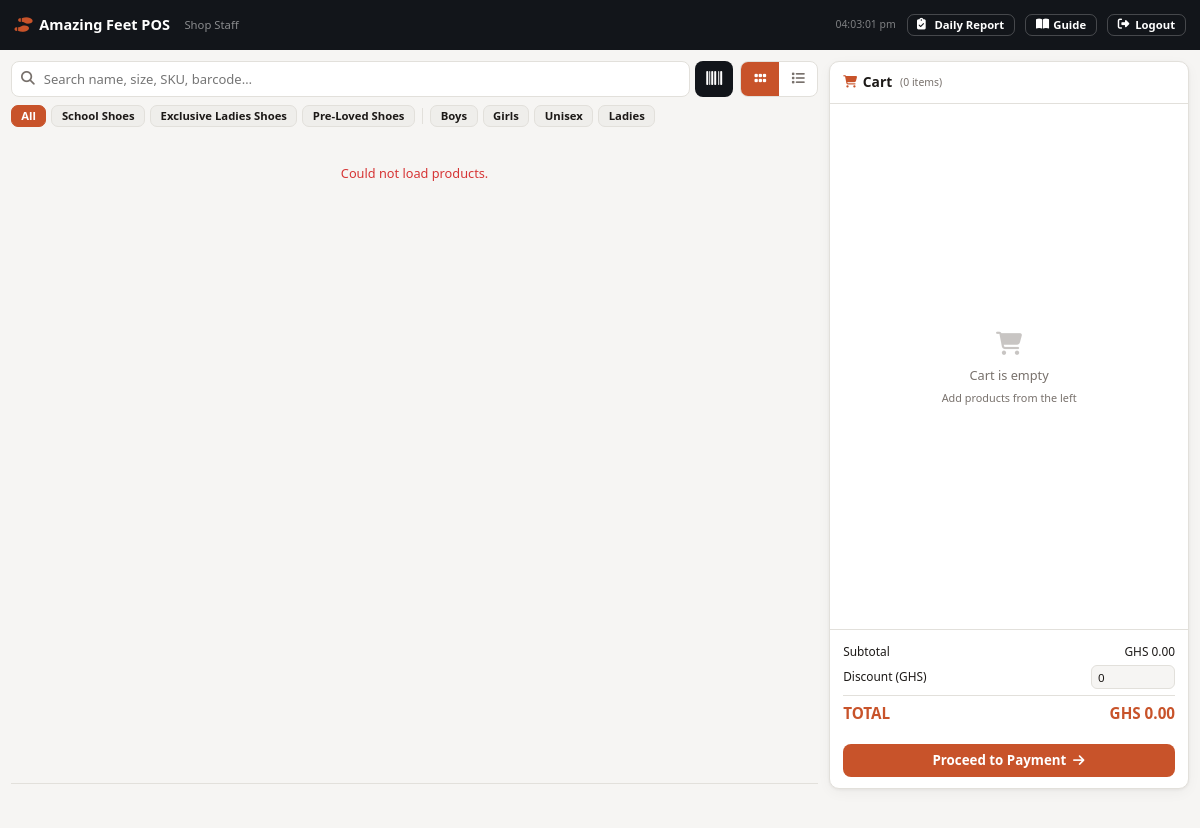
/pos (signed in), run on the app's committed database.
### tables this page shows
CREATE TABLE IF NOT EXISTS categories (
    id         INT AUTO_INCREMENT PRIMARY KEY,
    name       VARCHAR(100) NOT NULL,
    slug       VARCHAR(100) UNIQUE NOT NULL,
    sort_order INT DEFAULT 0
);

### app/Controllers/PosController.php (called while the page is built, shortened)
<?php
class PosController {
    public function index(): void {
        $categories = (new CategoryModel())->all();
        view('pos/index', compact('locations', 'categories'));
    }
}

### config/database.php (called while the page is built, shortened)
<?php
function getDB(): PDO {
    static $pdo = null;
    if ($pdo === null) {
        try {
            $dsn = 'mysql:host='.DB_HOST.';dbname='.DB_NAME.';charset='.DB_CHARSET;
            $pdo = new PDO($dsn, DB_USER, DB_PASS, [
                PDO::ATTR_ERRMODE            => PDO::ERRMODE_EXCEPTION,
                PDO::ATTR_DEFAULT_FETCH_MODE => PDO::FETCH_ASSOC,
                PDO::ATTR_EMULATE_PREPARES   => false,
            ]);
        } catch (PDOException $e) {
            http_response_code(500);
            $hint = 'Check DB_HOST / DB_NAME / DB_USER / DB_PASS in config/local.php on the server.';
            if (str_contains($_SERVER['HTTP_HOST'] ?? '', 'localhost')) {
                $hint .= ' Detail: ' . htmlspecialchars($e->getMessage(), ENT_QUOTES, 'UTF-8');
            }
            die('<h1>Database connection failed</h1><p>'.$hint.'</p>');
        }
    }
    return $pdo;
}

### app/Models/SupportModels.php (called while the page is built, shortened)
<?php
class CategoryModel {
    private PDO $db;
    public function __construct() { $this->db = getDB(); }
    public function all(): array { return $this->db->query("SELECT * FROM categories ORDER BY sort_order")->fetchAll(); }
}

### app/Views/pos/index.php (the view, shortened to what this page needs)
<!DOCTYPE html>
<html lang="en">
<head>
  <link rel="stylesheet" href="<?= BASE_PATH ?>/assets/css/app.css">
  <link rel="stylesheet" href="<?= BASE_PATH ?>/assets/css/app-compact.css">
  <link rel="stylesheet" href="<?= BASE_PATH ?>/assets/css/pos.css">
  <link rel="stylesheet" href="https://cdnjs.cloudflare.com/ajax/libs/font-awesome/6.5.2/css/all.min.css">
</head>
<body class="pos-body">
<div class="pos-topbar">
  <span class="pos-brand">
    <i class="fa-solid fa-shoe-prints" aria-hidden="true"></i>
    <span class="pos-brand-text">Amazing Feet POS</span>
  </span>
  <span class="pos-user"><?= e($_SESSION['user_name']??'') ?></span>
  <span class="pos-clock" id="clock"></span>
  <?php if (isOwner()): ?>
  <a href="<?= BASE_PATH ?>/dashboard" class="btn btn-ghost btn-sm pos-topbar-btn"><i class="fa-solid fa-chart-pie" aria-hidden="true"></i> <span>Dashboard</span></a>
  <a href="<?= BASE_PATH ?>/assessments" class="btn btn-ghost btn-sm pos-topbar-btn"><i class="fa-solid fa-clipboard-user" aria-hidden="true"></i> <span>Assessments</span></a>
  <?php else: ?>
  <a href="<?= BASE_PATH ?>/assessment" class="btn btn-ghost btn-sm pos-topbar-btn"><i class="fa-solid fa-clipboard-check" aria-hidden="true"></i> <span>Daily Report</span></a>
  <?php endif; ?>
  <a href="<?= BASE_PATH ?>/help" class="btn btn-ghost btn-sm pos-topbar-btn"><i class="fa-solid fa-book-open" aria-hidden="true"></i> <span>Guide</span></a>
  <a href="<?= BASE_PATH ?>/logout" class="btn btn-ghost btn-sm pos-topbar-btn"><i class="fa-solid fa-right-from-bracket" aria-hidden="true"></i> <span>Logout</span></a>
</div>
<div class="pos-shell">
  <div class="pos-left">
    <div class="pos-toolbar">
      <div class="search-bar">
        <span class="search-bar-ic" aria-hidden="true"><i class="fa-solid fa-magnifying-glass"></i></span>
        <input type="text" id="searchInput" placeholder="Search name, size, SKU, barcode…" autocomplete="off" oninput="scheduleProductSearch(this.value)">
        <button type="button" class="barcode-btn" id="barcodeBtn" onclick="toggleBarcodeMode()" title="Scan SKU or barcode"><i class="fa-solid fa-barcode" aria-hidden="true"></i></button>
      </div>
      <div class="pos-view-toggle" role="group" aria-label="Product view">
        <button type="button" class="pos-view-btn active" id="viewGridBtn" onclick="setViewMode('grid')" title="Grid view"><i class="fa-solid fa-grip" aria-hidden="true"></i></button>
        <button type="button" class="pos-view-btn" id="viewListBtn" onclick="setViewMode('list')" title="List view"><i class="fa-solid fa-list" aria-hidden="true"></i></button>
      </div>
    </div>
    <div class="pos-filters">
      <button type="button" class="btn btn-sm btn-ghost cat-filter active" data-cat="" onclick="filterCat(this,'')">All</button>
      <?php foreach ($categories as $c): ?>
      <button type="button" class="btn btn-sm btn-ghost cat-filter" data-cat="<?= $c['id'] ?>" onclick="filterCat(this,'<?= $c['id'] ?>')"><?= e($c['name']) ?></button>
      <?php endforeach; ?>
      <?php foreach (['Boys','Girls','Unisex','Ladies'] as $g): ?>
      <button type="button" class="btn btn-sm btn-ghost gender-filter" data-gender="<?= $g ?>" onclick="filterGender(this,'<?= $g ?>')"><?= $g ?></button>
      <?php endforeach; ?>
    </div>
    <div class="product-grid" id="productGrid" data-view="grid">
    </div>
    <div id="posPagination" class="pos-pagination" aria-label="Product pages"></div>
  </div>
  <div class="pos-right">
    <div class="cart-header">
      <i class="fa-solid fa-cart-shopping" aria-hidden="true"></i> Cart
      <span id="cartCount" class="cart-count-lbl">(0 items)</span>
    </div>
    <div id="cartItems" class="cart-items">
      <div class="cart-empty">
        <span class="cart-empty-ic"><i class="fa-solid fa-cart-shopping" aria-hidden="true"></i></span>
        <span>Cart is empty</span>
        <span class="cart-empty-hint">Add products from the left</span>
      </div>
    </div>
    <div class="cart-footer">
      <div class="cart-totals">
        <div class="totals-row"><span>Subtotal</span><span id="totSubtotal">GHS 0.00</span></div>
        <div class="totals-row">
          <span>Discount (GHS)</span>
          <input type="number" id="discountInput" value="0" min="0" step="0.01" oninput="updateTotals()">
        </div>
        <div class="totals-row grand"><span>TOTAL</span><span id="totTotal">GHS 0.00</span></div>
      </div>
      <button type="button" class="btn btn-primary pay-btn" id="checkoutBtn" onclick="openCheckout()" disabled>
        Proceed to Payment <i class="fa-solid fa-arrow-right" aria-hidden="true"></i>
      </button>
    </div>
  </div>
</div>
</body>
</html>

### public/index.php (shortened to what this page needs)
<?php
require ROOT . '/config/database.php';
require APP_ROOT . '/Models/SupportModels.php';
function view(string $tpl, array $data = []): void {
    extract($data);
    $f = APP_ROOT.'/Views/'.$tpl.'.php';
    require $f;
}
function isOwner(): bool     { return ($_SESSION['user_role'] ?? '') === 'owner'; }
function e(mixed $s): string { return htmlspecialchars((string)$s, ENT_QUOTES, 'UTF-8'); }
$uri = parse_url($_SERVER['REQUEST_URI'] ?? '/', PHP_URL_PATH) ?? '/';
$relative = $uri;
$path = '/' . trim($relative, '/');
$method = $_SERVER['REQUEST_METHOD'];
foreach ($routes as [$rm, $pattern, $ctrl, $action, $mw]) {
    $regex = '#^'.preg_replace('/\{[a-z_]+\}/', '([^/]+)', $pattern).'$#';
    if ($method === $rm && preg_match($regex, $path, $m)) {
        array_shift($m);
        (new $ctrl())->$action(...$m);
        break;
    }
}

### public/assets/css/app.css (style rules this page uses)
*,*::before,*::after { box-sizing:border-box;margin:0;padding:0 }
html { font-size:14.5px }
body { font-family:var(--font);background:var(--bg);color:var(--text);line-height:1.5;min-height:100vh;-webkit-font-smoothing:antialiased }
.btn .icon, .btn i { width:1rem;font-size:.9rem;line-height:1 }
.btn-sm .icon,.btn-xs .icon, .btn-sm i,.btn-xs i { width:.85rem;font-size:.8rem }
input,select,textarea { width:100%;background:var(--bg);border:1px solid var(--border); color:var(--text);padding:.5rem .75rem;border-radius:7px; font-family:var(--font);font-size:.88rem; transition:border-color .15s;outline:none; }
.btn { display:inline-flex;align-items:center;justify-content:center;gap:.4rem; padding:.55rem 1rem;border-radius:7px; font-family:var(--font);font-size:.875rem;font-weight:600; cursor:pointer;border:none;text-decoration:none;transition:all .15s;line-height:1; }
.btn-primary { background:var(--accent);color:#fff }
.btn-ghost { background:var(--bg3);color:var(--text);border:1.5px solid var(--border) }
.btn-sm { padding:.35rem .75rem;font-size:.8rem }
.pos-shell { display:grid;grid-template-columns:1fr 380px;gap:1rem;height:calc(100vh - 60px);padding:1rem;background:var(--bg) }
.pos-left { display:flex;flex-direction:column;gap:.75rem;overflow:hidden;min-height:0 }
.pos-right { background:var(--bg2);border:1.5px solid var(--border);border-radius:12px;display:flex;flex-direction:column;overflow:hidden }
.pos-topbar { background:var(--text);color:#fff;display:flex;align-items:center;gap:1rem; padding:.6rem 1.25rem;position:fixed;top:0;left:0;right:0;z-index:100;height:54px; }
.pos-brand { display:flex;align-items:center;gap:.5rem;font-family:var(--font);font-size:1.1rem;font-weight:700 }
.pos-brand i { color:#fff;font-size:1.15rem }
.pos-user { font-size:.8rem;opacity:.5;margin-left:.25rem }
.pos-clock { margin-left:auto;font-size:.75rem;opacity:.5 }
.pos-topbar-btn { color:#fff!important;border-color:rgba(255,255,255,.28)!important;background:transparent!important }
.pos-topbar-btn i { color:#fff }
.search-bar { display:flex;gap:.5rem;position:relative;align-items:stretch }
.search-bar input { flex:1;font-size:1rem;padding:.7rem 1rem .7rem 2.5rem;border-radius:9px }
.search-bar-ic { position:absolute;left:.75rem;top:50%;transform:translateY(-50%);pointer-events:none;color:var(--muted);display:flex }
.barcode-btn { background:var(--text);color:#fff;border:none;padding:.7rem 1rem;border-radius:9px;cursor:pointer;display:inline-flex;align-items:center;justify-content:center;transition:opacity .15s }
.barcode-btn i { font-size:1.1rem }
.product-grid { display:grid;grid-template-columns:repeat(auto-fill,minmax(160px,1fr));gap:.65rem; overflow-y:auto;flex:1;padding-bottom:.5rem; }
.pos-pagination { flex-shrink:0;padding:.45rem 0 .05rem;border-top:1px solid var(--border);margin-top:.2rem }
.cat-filter.active,.gender-filter.active { background:var(--accent)!important;color:#fff!important;border-color:var(--accent)!important }
.cart-header { padding:.9rem 1.1rem;border-bottom:1.5px solid var(--border);font-family:var(--font);font-size:1.05rem;font-weight:700;display:flex;align-items:center;gap:.5rem }
.cart-header i { color:var(--accent);font-size:.95rem }
.cart-count-lbl { font-size:.75rem;font-weight:400;color:var(--muted);margin-left:.15rem;font-family:var(--font) }
.cart-items { flex:1;overflow-y:auto;padding:.5rem }
.cart-empty { display:flex;flex-direction:column;align-items:center;justify-content:center;height:100%;color:var(--muted);gap:.5rem;padding:2rem }
.cart-empty-ic { font-size:2rem;opacity:.45 }
.cart-footer { border-top:1.5px solid var(--border);padding:.9rem 1.1rem }
.cart-totals { margin-bottom:.9rem }
.totals-row { display:flex;justify-content:space-between;font-size:.85rem;padding:.2rem 0 }
.totals-row.grand { font-size:1.1rem;font-weight:700;color:var(--accent);padding-top:.5rem;border-top:1px solid var(--border);margin-top:.3rem }
.pay-btn { width:100%;padding:.9rem;font-size:1rem;justify-content:center;border-radius:9px;margin-top:.5rem }

### public/assets/css/app-compact.css (style rules this page uses)
.btn { padding:.45rem .85rem;font-size:.84rem;gap:.35rem }
.btn-sm { padding:.3rem .65rem;font-size:.78rem }
.btn-ghost { border-width:1px }
input,select,textarea { padding:.5rem .75rem;font-size:.88rem;border-width:1px }

### data on the page
categories: name "School Shoes"
categories: name "Exclusive Ladies Shoes"
categories: name "Pre-Loved Shoes"

### other printed values
$g "Boys"
$g "Girls"
$g "Unisex"
$g "Ladies"
